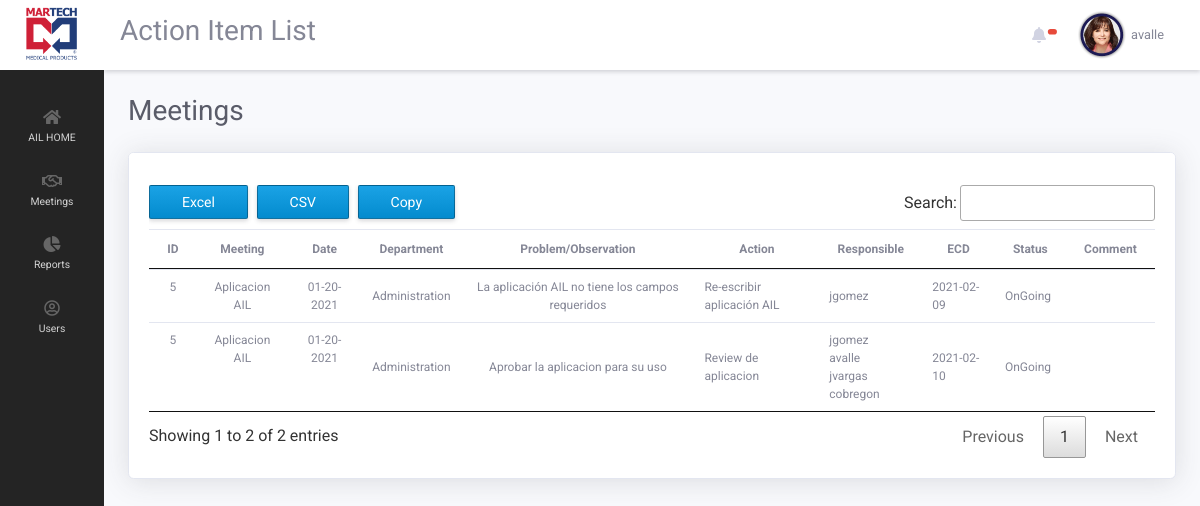
/ailApp/index.php?page=meeting_report&meeting_id=5 (signed in), run on an earlier commit of the app's database.
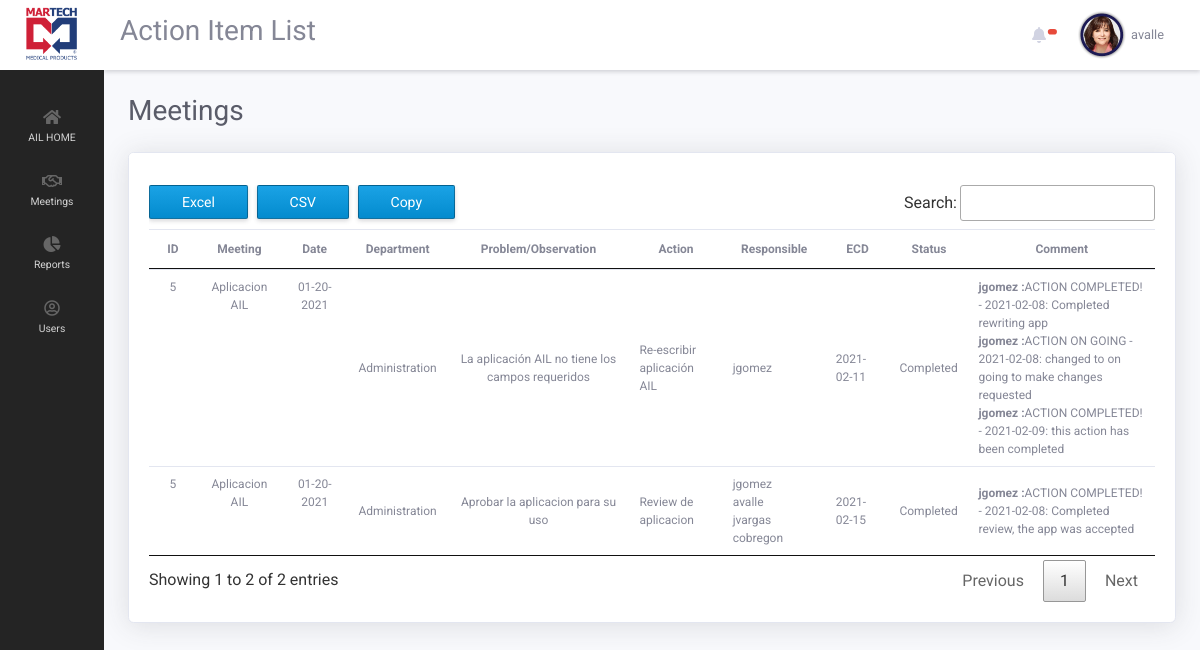
And on a later commit of the database.
### tables this page shows
CREATE TABLE `meetings` (
  `meeting_id` int(11) NOT NULL,
  `meeting_department_id` int(11) NOT NULL,
  `meeting_name` varchar(255) NOT NULL,
  `meeting_description` text NOT NULL,
  `meeting_date` date NOT NULL,
  `meeting_active` int(1) NOT NULL DEFAULT 1,
  `meeting_complete` int(1) NOT NULL,
  `meeting_user_id` int(11) NOT NULL
);

CREATE TABLE `departments` (
  `department_id` int(11) NOT NULL,
  `department_name` varchar(255) NOT NULL,
  `department_active` int(1) NOT NULL DEFAULT 1
);

CREATE TABLE `actions` (
  `action_id` int(11) NOT NULL,
  `action_meeting_id` int(11) NOT NULL,
  `action_name` varchar(255) NOT NULL,
  `action_description` text NOT NULL,
  `action_department` int(11) NOT NULL,
  `action_promise_date` date NOT NULL,
  `action_end_date` date NOT NULL,
  `action_status` int(1) NOT NULL,
  `action_complete` int(1) NOT NULL DEFAULT 0
);

CREATE TABLE `action_responsible` (
  `a_responsible_id` int(11) NOT NULL,
  `a_action_id` int(11) NOT NULL,
  `a_responsible_user` int(11) NOT NULL,
  `a_responsible_main` int(1) NOT NULL DEFAULT 0,
  `a_responsible_added_by` int(11) NOT NULL,
  `a_responsible_date` date NOT NULL
);

CREATE TABLE `users` (
  `user_id` int(11) NOT NULL COMMENT 'auto incrementing user_id of each user, unique index',
  `user_name` varchar(64) NOT NULL COMMENT 'user''s name, unique',
  `user_password_hash` varchar(255) NOT NULL COMMENT 'user''s password in salted and hashed format',
  `user_email` varchar(64) NOT NULL COMMENT 'user''s email, unique',
  `user_first_name` varchar(255) DEFAULT NULL,
  `user_last_name` varchar(255) DEFAULT NULL,
  `user_employee_number` varchar(255) DEFAULT NULL,
  `user_department` int(11) NOT NULL,
  `user_date` datetime DEFAULT NULL,
  `user_last_update` timestamp NOT NULL DEFAULT current_timestamp() ON UPDATE current_timestamp(),
  `user_phone` varchar(25) DEFAULT NULL,
  `user_areacode` varchar(5) DEFAULT NULL,
  `user_level` int(1) NOT NULL DEFAULT 0,
  `user_image` varchar(255) NOT NULL DEFAULT 'uploads/user_img/noimage.png',
  `user_locked` int(1) NOT NULL DEFAULT 0,
  `user_suspend` int(1) NOT NULL DEFAULT 0,
  `user_active` int(1) NOT NULL DEFAULT 1
);

CREATE TABLE `action_updates` (
  `a_update_id` int(11) NOT NULL,
  `a_update_action_id` int(11) NOT NULL,
  `a_update_descr` text NOT NULL,
  `a_update_user` int(11) NOT NULL,
  `a_update_date` date NOT NULL,
  `a_update_percent` int(1) NOT NULL DEFAULT 0
);

### ailApp/views/pages/reports/meeting_report.php (the view, shortened to what this page needs)
<h1 class="h3 mb-4 text-gray-800">Meetings</h1>
<div class="card shadow mb-4">
    <div class="card-header py-3">
    </div>
        <div class="card-body">
            <div style="margin-top:-20px;" class="table-responsive">
            <table  style="font-size: 14px; vertical-align:middle; " class="table  order-column " id="dataTableExcel" width="100%" cellspacing="0">
                <thead>
                <tr>
                    <th style="text-align: center;">ID</th>
                    <th style="text-align: center;">Meeting</th>
                    <th style="text-align: center;">Date</th>
                    <th style="text-align: center;">Department</th>
                    <th style="text-align: center;">Problem/Observation</th>
                    <th style="text-align: center;">Action</th>
                    <th style="text-align: center;">Responsible</th>
                    <th style="text-align: center;">ECD</th>
                    <th style="text-align: center;">Status</th>
                    <th style="text-align: center;">Comment</th>
                </tr>
                </thead>
                <tbody>
                    <?php
                    $query = "SELECT * FROM meetings
                    LEFT JOIN departments ON meetings.meeting_department_id = departments.department_id
                    LEFT JOIN actions ON meetings.meeting_id = actions.action_meeting_id
                    LEFT JOIN users as owner ON meetings.meeting_user_id = owner.user_id
                    WHERE meeting_id = {$_GET['meeting_id']}";
                    $result = mysqli_query($connection, $query);
                    while($row = mysqli_fetch_array($result)):
                    ?>
                        <tr>
                            <td style="text-align: center;"><?php echo $row['meeting_id'];  ?></td>
                            <td style="text-align: center;"><?php echo $row['meeting_name'];  ?></td>
                            <td style="text-align: center;"><?php echo date('m-d-Y', strtotime($row['meeting_date']));  ?></td>
                            <td style="text-align: center;"><?php echo $row['department_name'];  ?></td>
                            <td style="text-align: center;"><?php echo $row['action_description'];  ?></td>
                            <td><?php  echo $row['action_name'];?></td>
                            <td>
                                <?php
                                if(isset($row['action_id']))
                                {
                                    $qresponsible = "SELECT * FROM action_responsible
                                    LEFT JOIN users ON action_responsible.a_responsible_user = users.user_id
                                    WHERE a_action_id = {$row['action_id']}";
                                    $runqresponsible = mysqli_query($connection, $qresponsible);
                                    while($row_responsible = mysqli_fetch_array($runqresponsible))
                                    {
                                        echo $row_responsible['user_name']."<br>";
                                    }
                                }
                                else
                                {
                                    echo "N/A";
                                }
                                ?>
                            </td>
                            <td><?php echo $row['action_promise_date'] ?></td>
                            <td><?php if($row['action_complete'] == 1){echo "Completed";}else{echo "OnGoing";} ?></td>
                            <td>
                                <?php
                                if(isset($row['action_id']))
                                {
                                    $qresponsible = "SELECT * FROM action_updates
                                    LEFT JOIN users ON action_updates.a_update_user = users.user_id
                                    WHERE a_update_action_id = {$row['action_id']}";
                                    $runqresponsible = mysqli_query($connection, $qresponsible);
                                    while($row_responsible = mysqli_fetch_array($runqresponsible))
                                    {
                                        echo "<b>".$row_responsible['user_name']." :</b>".$row_responsible['a_update_descr']."<br>";
                                    }
                                }
                                else
                                {
                                    echo "N/A";
                                }
                                ?>
                            </td>
                        </tr>
                    <?php endwhile; ?>
                </tbody>
            </table>
        </div>
    </div>
</div>

What changed in the data, as far as the page shows it:
changed meetings "Aplicacion AIL": actions.action_promise_date "2021-02-09" → "2021-02-11"; actions.action_promise_date "2021-02-10" → "2021-02-15"; text "OnGoing OnGoing" → "Completed Completed"
added action_updates: users.user_name "jgomez", a_update_descr "ACTION COMPLETED! - 2021-02-08: Completed rewriting app"
added action_updates: users.user_name "jgomez", a_update_descr "ACTION ON GOING - 2021-02-08: changed to on going to make changes requested"
added action_updates: users.user_name "jgomez", a_update_descr "ACTION COMPLETED! - 2021-02-09: this action has been completed"
added action_updates: users.user_name "jgomez", a_update_descr "ACTION COMPLETED! - 2021-02-08: Completed review, the app was accepted"
